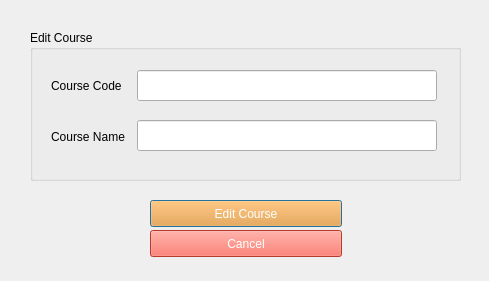
<?xml version="1.0" encoding="UTF-8"?>
<ui version="4.0">
 <class>editcourse</class>
 <widget class="QDialog" name="editcourse">
  <property name="geometry">
   <rect>
    <x>0</x>
    <y>0</y>
    <width>489</width>
    <height>281</height>
   </rect>
  </property>
  <property name="windowTitle">
   <string>Edit Course</string>
  </property>
  <widget class="QPushButton" name="editCourseConfirm">
   <property name="geometry">
    <rect>
     <x>150</x>
     <y>200</y>
     <width>192</width>
     <height>27</height>
    </rect>
   </property>
   <property name="styleSheet">
    <string notr="true">background-color:rgb(255, 150, 30);
color: white;</string>
   </property>
   <property name="text">
    <string>Edit Course</string>
   </property>
  </widget>
  <widget class="QPushButton" name="cancelEditCourse">
   <property name="geometry">
    <rect>
     <x>150</x>
     <y>230</y>
     <width>192</width>
     <height>27</height>
    </rect>
   </property>
   <property name="styleSheet">
    <string notr="true">background-color:rgb(255, 80, 64);
color: white</string>
   </property>
   <property name="text">
    <string>Cancel</string>
   </property>
  </widget>
  <widget class="QGroupBox" name="groupBox">
   <property name="geometry">
    <rect>
     <x>30</x>
     <y>30</y>
     <width>431</width>
     <height>151</height>
    </rect>
   </property>
   <property name="title">
    <string>Edit Course</string>
   </property>
   <widget class="QLineEdit" name="courseNameField">
    <property name="geometry">
     <rect>
      <x>107</x>
      <y>90</y>
      <width>300</width>
      <height>31</height>
     </rect>
    </property>
   </widget>
   <widget class="QLineEdit" name="courseCodeField">
    <property name="geometry">
     <rect>
      <x>107</x>
      <y>40</y>
      <width>300</width>
      <height>31</height>
     </rect>
    </property>
   </widget>
   <widget class="QLabel" name="label_2">
    <property name="geometry">
     <rect>
      <x>21</x>
      <y>46</y>
      <width>80</width>
      <height>20</height>
     </rect>
    </property>
    <property name="text">
     <string>Course Code</string>
    </property>
   </widget>
   <widget class="QLabel" name="label_3">
    <property name="geometry">
     <rect>
      <x>21</x>
      <y>97</y>
      <width>80</width>
      <height>20</height>
     </rect>
    </property>
    <property name="text">
     <string>Course Name</string>
    </property>
   </widget>
  </widget>
 </widget>
 <resources/>
 <connections/>
</ui>
